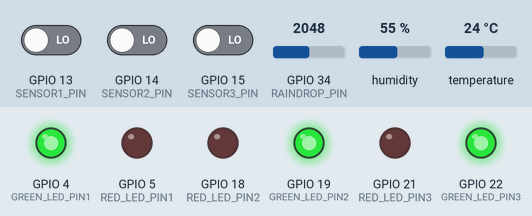
Bench run of a program on a simulated ESP32. On the bench: output pins drawn as LEDs (lit = HIGH). The test bench sets the inputs (shaded band); at power-on: GPIO 13 (SENSOR1_PIN) LOW, GPIO 14 (SENSOR2_PIN) LOW, GPIO 15 (SENSOR3_PIN) LOW, GPIO 34 (RAINDROP_PIN) = 2048, humidity 55 %, temperature 24 °C. WiFi joins after 1.5 s; servers stay silent unless stated; what the program prints to the serial monitor is not drawn.

Above: at 2.7 s.
2.8 s: GPIO 13 (SENSOR1_PIN) driven HIGH
At 4.2 s:
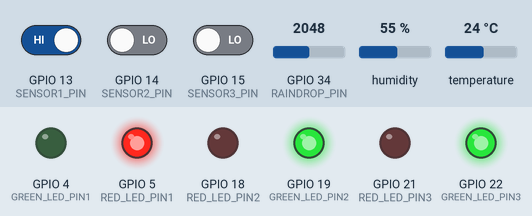
5.3 s: GPIO 14 (SENSOR2_PIN) driven HIGH
At 6.5 s:
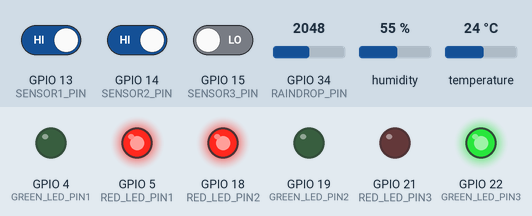
7.3 s: GPIO 15 (SENSOR3_PIN) driven HIGH
At 9.0 s:
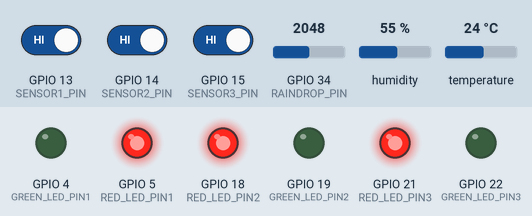
10.1 s: GPIO 13 (SENSOR1_PIN) driven LOW
At 11.3 s:
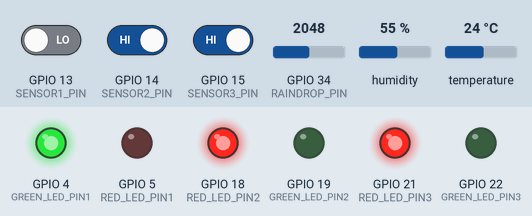
12.1 s: GPIO 14 (SENSOR2_PIN) driven LOW
At 13.9 s:
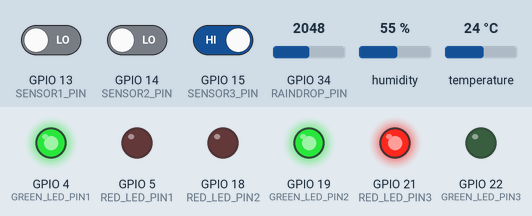
14.9 s: GPIO 13 (SENSOR1_PIN) driven HIGH
At 16.6 s:
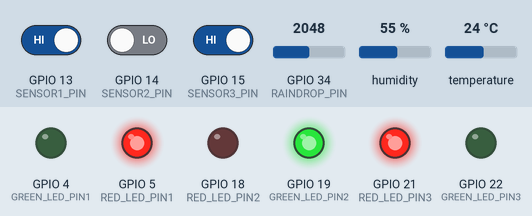
Timing chart, 0 to 17.8 s (numbered marks = the images above; inputs shaded):
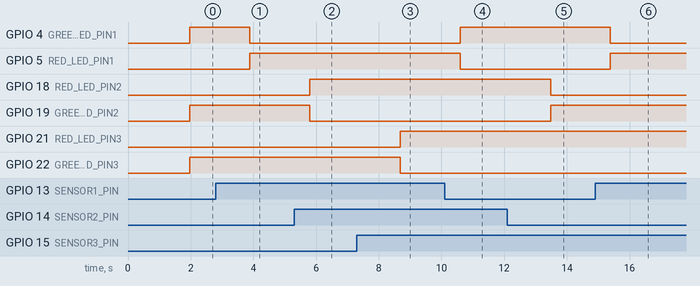

The program:

main.cpp
```cpp
#include <WiFi.h>
#include <FirebaseESP32.h>
#include <DHT.h>
#include <Adafruit_Sensor.h>
#include <DHT_U.h>
#include <Wire.h>
#include <Adafruit_MLX90614.h>


#define FIREBASE_HOST "https://finalsmartparking-default-rtdb.asia-southeast1.firebasedatabase.app/"
#define FIREBASE_AUTH "BlJSSAFJWP9oIIv30HHnmE3rQlfawqF6bit3BZxO"

#define SENSOR1_PIN 13
#define SENSOR2_PIN 14
#define SENSOR3_PIN 15

#define RED_LED_PIN1 5
#define GREEN_LED_PIN1 4
#define RED_LED_PIN2 18
#define GREEN_LED_PIN2 19
#define RED_LED_PIN3 21
#define GREEN_LED_PIN3 22

#define DHT_PIN 25
#define DHT_TYPE DHT11

#define RAINDROP_PIN 34

DHT dht(DHT_PIN, DHT_TYPE);

#define LED_ON HIGH
#define LED_OFF LOW

FirebaseData firebaseData;

struct WifiCredentials {
  const char* ssid;
  const char* password;
};

WifiCredentials wifiCredentials[] = {
  {"S22 Ultra", "Daniel12"},
  {"B29 2.4GHz", "68205713"}
};

void connectToWiFi(int index) {
  WiFi.begin(wifiCredentials[index].ssid, wifiCredentials[index].password);
  Serial.print("Connecting to Wi-Fi");
  unsigned long startTime = millis();
  while (WiFi.status() != WL_CONNECTED && millis() - startTime < 5000) {
    delay(500);
    Serial.print(".");
  }
  Serial.println();

  if (WiFi.status() == WL_CONNECTED) {
    Serial.println("Connected to Wi-Fi");
  } else {
    Serial.println("pindah ke wifi selanjutnya...");
    delay(2000);
    int nextIndex = (index + 1) % (sizeof(wifiCredentials) / sizeof(wifiCredentials[0]));
    connectToWiFi(nextIndex);
  }
}
void setup() {
  Serial.begin(115200);
  connectToWiFi(0);
  Firebase.begin(FIREBASE_HOST, FIREBASE_AUTH);
  dht.begin();
  pinMode(SENSOR1_PIN, INPUT);
  pinMode(SENSOR2_PIN, INPUT);
  pinMode(SENSOR3_PIN, INPUT);
  pinMode(RED_LED_PIN1, OUTPUT);
  pinMode(GREEN_LED_PIN1, OUTPUT);
  pinMode(RED_LED_PIN2, OUTPUT);
  pinMode(GREEN_LED_PIN2, OUTPUT);
  pinMode(RED_LED_PIN3, OUTPUT);
  pinMode(GREEN_LED_PIN3, OUTPUT);
}

void updateFirebaseData(const char* sensorId, bool hasObstacle, float temperature, float humidity, int raindropValue) {
  FirebaseJson json;
  json.add(sensorId, hasObstacle);
  json.add("temperature", temperature);
  json.add("humidity", humidity);
  json.add("raindropValue", raindropValue);

  String rainDescription;
  if (raindropValue >= 3000 && raindropValue <= 3999) {
    rainDescription = "There is light rain";
  } else if (raindropValue >= 2000 && raindropValue <= 2999) {
    rainDescription = "There is rain outside";
  } else if (raindropValue >= 1000 && raindropValue <= 1999) {
    rainDescription = "There is heavy rain";
  } else {
    rainDescription = "There is no rain";
  }

  json.add("temperature", temperature);
  json.add("humidity", humidity);
  json.add("raindropValue", raindropValue);
  json.add("rainDescription", rainDescription);

  Firebase.updateNode(firebaseData, "/sensors", json);

  if (firebaseData.dataPath() == "/sensors") {
    Serial.println("Data kekirim");
  } else {
    Serial.println("Failed ");
    Serial.println(firebaseData.errorReason());
  }
}

void updateLEDState(int redLedPin, int greenLedPin, bool hasObstacle) {
  digitalWrite(redLedPin, hasObstacle ? LED_ON : LED_OFF);
  digitalWrite(greenLedPin, hasObstacle ? LED_OFF : LED_ON);
}

void loop() {
  bool hasObstacle1 = digitalRead(SENSOR1_PIN) == HIGH;
  bool hasObstacle2 = digitalRead(SENSOR2_PIN) == HIGH;
  bool hasObstacle3 = digitalRead(SENSOR3_PIN) == HIGH;


  float temperature = dht.readTemperature();
  float humidity = dht.readHumidity();


  int raindropValue = analogRead(RAINDROP_PIN);


  updateFirebaseData("sensor1", hasObstacle1, temperature, humidity, raindropValue);
  updateFirebaseData("sensor2", hasObstacle2, temperature, humidity, raindropValue);
  updateFirebaseData("sensor3", hasObstacle3, temperature, humidity, raindropValue);

  updateLEDState(RED_LED_PIN1, GREEN_LED_PIN1, hasObstacle1);
  updateLEDState(RED_LED_PIN2, GREEN_LED_PIN2, hasObstacle2);
  updateLEDState(RED_LED_PIN3, GREEN_LED_PIN3, hasObstacle3);

  delay(500);
}
```

Measured:
- after the input at 2.8 s, GPIO 4 (GREEN_LED_PIN1): HIGH → LOW after 1.1 s; GPIO 5 (RED_LED_PIN1): LOW → HIGH after 1.1 s
- after the input at 5.3 s, GPIO 18 (RED_LED_PIN2): LOW → HIGH after 0.50 s; GPIO 19 (GREEN_LED_PIN2): HIGH → LOW after 0.50 s
- after the input at 7.3 s, GPIO 21 (RED_LED_PIN3): LOW → HIGH after 1.4 s; GPIO 22 (GREEN_LED_PIN3): HIGH → LOW after 1.4 s
- after the input at 10.1 s, GPIO 4 (GREEN_LED_PIN1): LOW → HIGH after 0.50 s; GPIO 5 (RED_LED_PIN1): HIGH → LOW after 0.50 s
- after the input at 12.1 s, GPIO 18 (RED_LED_PIN2): HIGH → LOW after 1.4 s; GPIO 19 (GREEN_LED_PIN2): LOW → HIGH after 1.4 s
- after the input at 14.9 s, GPIO 4 (GREEN_LED_PIN1): HIGH → LOW after 0.48 s; GPIO 5 (RED_LED_PIN1): LOW → HIGH after 0.48 s
